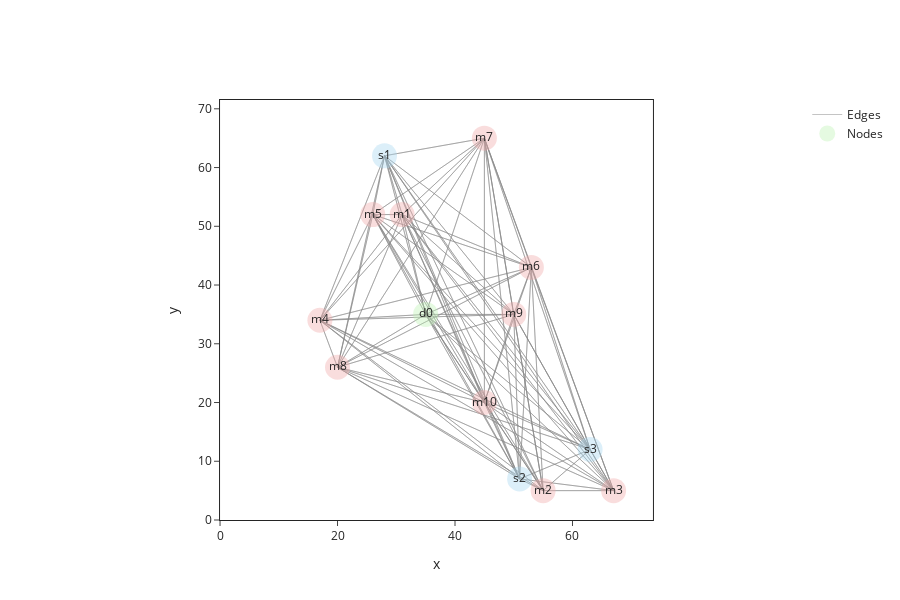

The cell this chart's notebook holds for it:
### Code cell
plot_interactive_graph(m.data['V'], m.data['d'])

### Figure 1 — Plotly figure (JSON) as saved in the notebook; plotly's stock layout.template omitted (floating-point values rounded to 4 significant figures; data arrays with more than 128 entries replaced by an {"elided": "..."} marker saying what was removed)
{"data": [{"hoverinfo": "none", "line": {"color": "#888", "width": 0.5}, "mode": "lines", "name": "Edges", "type": "scatter", "x": {"elided": "588 int values"}, "y": {"elided": "588 int values"}}, {"customdata": ["depot", "charging station", "charging station", "charging station", "customer", "customer", "customer", "customer", "customer", "customer", "customer", "customer", "customer", "customer"], "hoverinfo": "none", "hovertemplate": "<b>%{text}</b>: %{customdata}<br>X: %{x}<br>Y: %{y}", "marker": {"color": ["rgba(191, 243, 180, 0.4)", "rgba(167, 215, 241, 0.4)", "rgba(167, 215, 241, 0.4)", "rgba(167, 215, 241, 0.4)", "rgba(240, 169, 171, 0.4)", "rgba(240, 169, 171, 0.4)", "rgba(240, 169, 171, 0.4)", "rgba(240, 169, 171, 0.4)", "rgba(240, 169, 171, 0.4)", "rgba(240, 169, 171, 0.4)", "rgba(240, 169, 171, 0.4)", "rgba(240, 169, 171, 0.4)", "rgba(240, 169, 171, 0.4)", "rgba(240, 169, 171, 0.4)"], "size": 25}, "mode": "markers+text", "name": "Nodes", "showlegend": true, "text": ["d0", "s1", "s2", "s3", "m1", "m2", "m3", "m4", "m5", "m6", "m7", "m8", "m9", "m10"], "type": "scatter", "x": [35, 28, 51, 63, 31, 55, 67, 17, 26, 53, 45, 20, 50, 45], "y": [35, 62, 7, 12, 52, 5, 5, 34, 52, 43, 65, 26, 35, 20]}], "layout": {"height": 600, "showlegend": true, "xaxis": {"anchor": "y", "constrain": "domain", "domain": [0.0, 1.0], "mirror": true, "range": [0, 73.7], "showline": true, "ticks": "outside", "title": {"text": "x"}}, "yaxis": {"anchor": "x", "domain": [0.0, 1.0], "mirror": true, "range": [0, 71.5], "scaleanchor": "x", "scaleratio": 1, "showline": true, "ticks": "outside", "title": {"text": "y"}}}}
